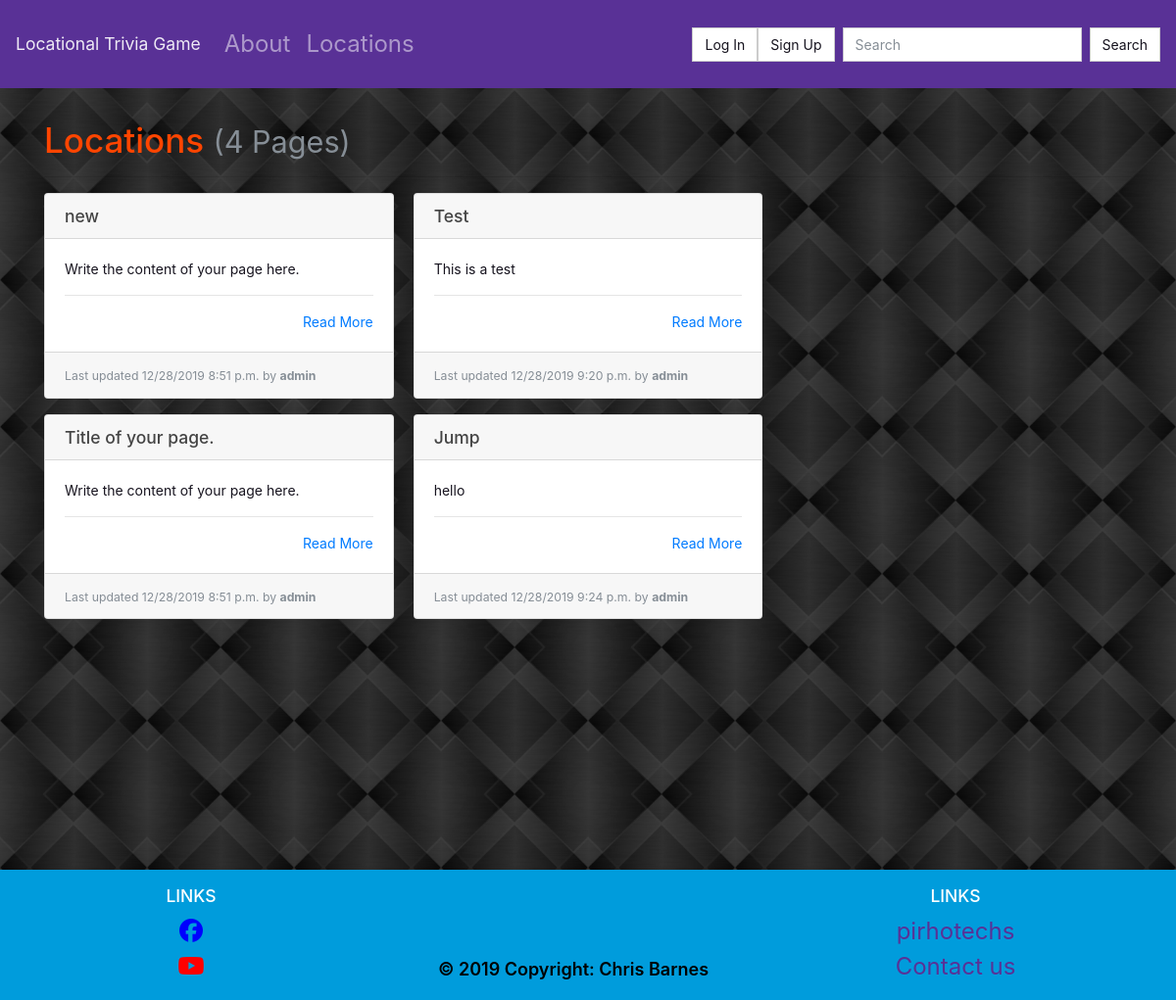
The page /locations/ on the database as committed earlier.
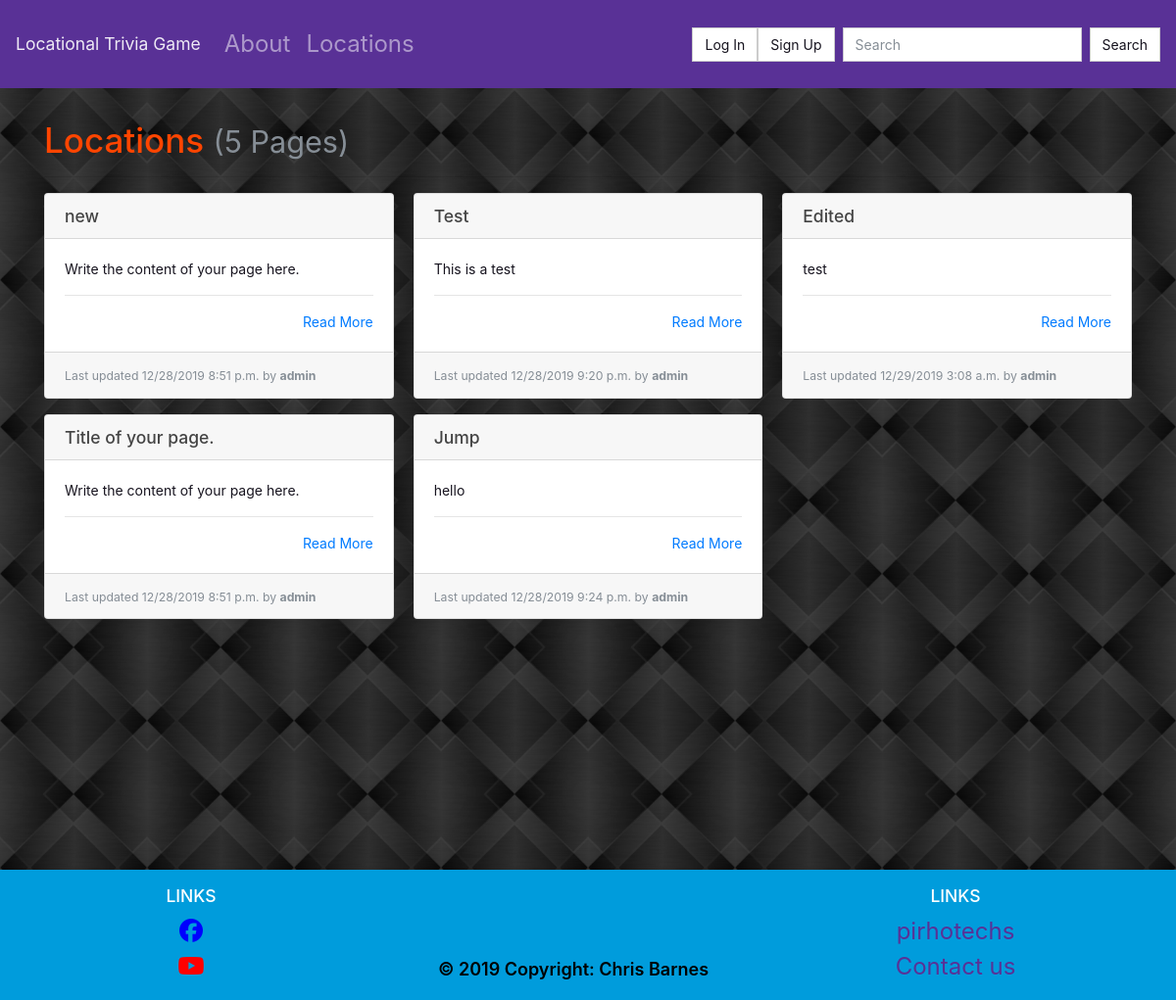
The same page on the database as committed later.
### locations/models.py (models this page shows, shortened)
class Page(models.Model):
    objects = models.Manager()
    slug = models.CharField(max_length=settings.PAGE_TITLE_MAX_LENGTH, blank=True, editable=False, help_text="Unique URL path to access this page. Generated by the system.")
    created = models.DateTimeField(auto_now_add=True, help_text="The date and time this page was created. Automatically generated when the model saves.")
    modified = models.DateTimeField(auto_now=True, help_text="The date and time this page was updated. Automatically generated when the model updates.")
    title = models.CharField(max_length=settings.PAGE_TITLE_MAX_LENGTH, unique=True, default="Title of your page.")
    author = models.ForeignKey(User, on_delete=models.PROTECT, help_text="The user that posted this article.")
    content = models.TextField(default="Write the content of your page here.")

### locations/views.py (the view)
# urls.py: path('', PageListView.as_view(), name='list-page'),
class PageListView(ListView):
    template_name = 'locations/list.html'
    context_object_name = 'pages'
    def get_queryset(self):
        return Page.objects.all()

### locations/templates/locations/list.html
{% extends "base.html" %}
{% block content %}
  <h1>Locations {% if pages %}<small class="text-muted">({{ pages|length }} Page{{ pages|length|pluralize:"s" }})</small>{% endif %}</h1>
  <hr>
  {% if pages %}
    <div class="card-columns">
      {% for page in pages %}
        {% include "partials/card.html" %}
      {% endfor %}
    </div>
  {% else %}
    <div class="alert alert-primary" role="alert">No pages to display.</div>
  {% endif %}
{% endblock %}

### locations/templates/partials/card.html
<div class="card mb-3">
    <h5 class="card-header ">{{ page.title }}</h5>
    <div class="card-body border-dark">
    <p class="card-text text-dark">
        {{ page.content|truncatewords_html:30 }}
        <hr>
        <div class="text-right"><a href="{% url 'details-page' page.slug %}" title="Read More">Read More</a></div>
    </div>
    <div class="card-footer">
    <small class="text-muted">Last updated {{ page.modified|date:"SHORT_DATETIME_FORMAT" }} by <b>{{ page.author.username }}</b></small>
    </div>
</div>

Rows that differ between the two databases and show on the page:
added Page: title "Edited", content "test", modified "12/29/2019 3:08 a.m.", author.username "admin"
Other text that changed with them:
{{ pages|length }}: "4" → "5"
